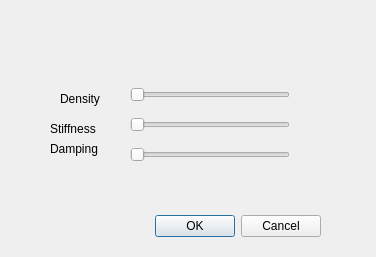
<?xml version="1.0" encoding="UTF-8"?>
<ui version="4.0">
 <class>Dialog</class>
 <widget class="QDialog" name="Dialog">
  <property name="geometry">
   <rect>
    <x>0</x>
    <y>0</y>
    <width>376</width>
    <height>257</height>
   </rect>
  </property>
  <property name="windowTitle">
   <string>Dialog</string>
  </property>
  <widget class="QDialogButtonBox" name="buttonBox">
   <property name="geometry">
    <rect>
     <x>-20</x>
     <y>210</y>
     <width>341</width>
     <height>32</height>
    </rect>
   </property>
   <property name="orientation">
    <enum>Qt::Horizontal</enum>
   </property>
   <property name="standardButtons">
    <set>QDialogButtonBox::Cancel|QDialogButtonBox::Ok</set>
   </property>
  </widget>
  <widget class="QSlider" name="horizontalSlider">
   <property name="geometry">
    <rect>
     <x>130</x>
     <y>80</y>
     <width>160</width>
     <height>29</height>
    </rect>
   </property>
   <property name="orientation">
    <enum>Qt::Horizontal</enum>
   </property>
  </widget>
  <widget class="QSlider" name="horizontalSlider_2">
   <property name="geometry">
    <rect>
     <x>130</x>
     <y>110</y>
     <width>160</width>
     <height>29</height>
    </rect>
   </property>
   <property name="orientation">
    <enum>Qt::Horizontal</enum>
   </property>
  </widget>
  <widget class="QSlider" name="horizontalSlider_3">
   <property name="geometry">
    <rect>
     <x>130</x>
     <y>140</y>
     <width>160</width>
     <height>29</height>
    </rect>
   </property>
   <property name="orientation">
    <enum>Qt::Horizontal</enum>
   </property>
  </widget>
  <widget class="QLabel" name="label">
   <property name="geometry">
    <rect>
     <x>60</x>
     <y>90</y>
     <width>67</width>
     <height>17</height>
    </rect>
   </property>
   <property name="text">
    <string>Density</string>
   </property>
  </widget>
  <widget class="QLabel" name="label_2">
   <property name="geometry">
    <rect>
     <x>50</x>
     <y>120</y>
     <width>67</width>
     <height>17</height>
    </rect>
   </property>
   <property name="text">
    <string>Stiffness</string>
   </property>
  </widget>
  <widget class="QLabel" name="label_3">
   <property name="geometry">
    <rect>
     <x>50</x>
     <y>140</y>
     <width>67</width>
     <height>17</height>
    </rect>
   </property>
   <property name="text">
    <string>Damping</string>
   </property>
  </widget>
 </widget>
 <resources/>
 <connections>
  <connection>
   <sender>buttonBox</sender>
   <signal>accepted()</signal>
   <receiver>Dialog</receiver>
   <slot>accept()</slot>
   <hints>
    <hint type="sourcelabel">
     <x>248</x>
     <y>254</y>
    </hint>
    <hint type="destinationlabel">
     <x>157</x>
     <y>274</y>
    </hint>
   </hints>
  </connection>
  <connection>
   <sender>buttonBox</sender>
   <signal>rejected()</signal>
   <receiver>Dialog</receiver>
   <slot>reject()</slot>
   <hints>
    <hint type="sourcelabel">
     <x>316</x>
     <y>260</y>
    </hint>
    <hint type="destinationlabel">
     <x>286</x>
     <y>274</y>
    </hint>
   </hints>
  </connection>
 </connections>
</ui>
